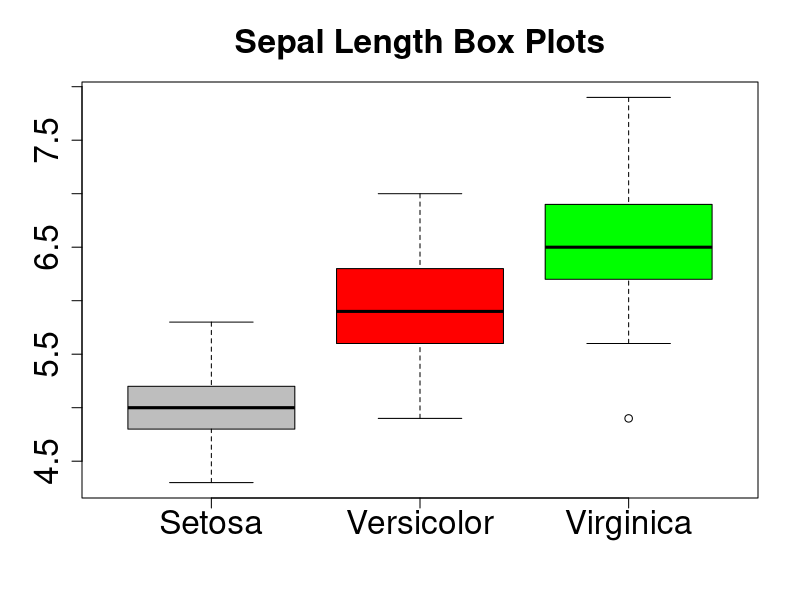
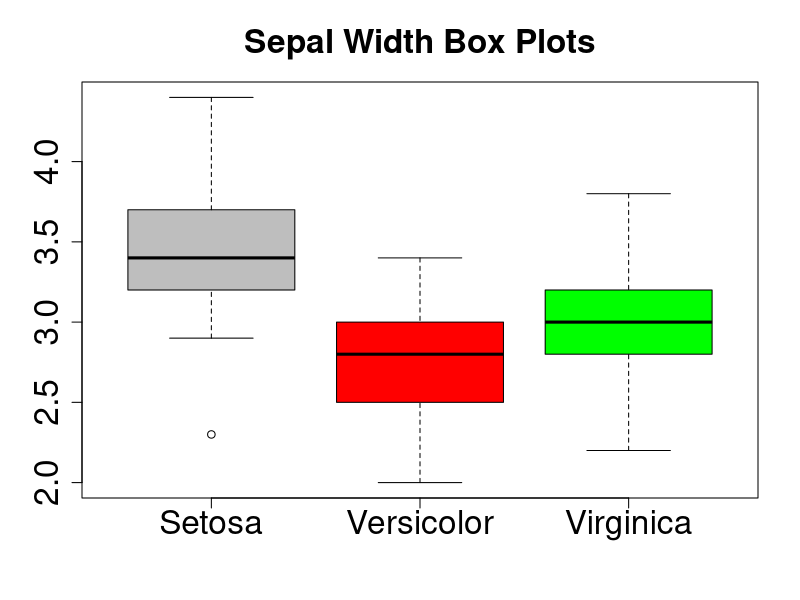
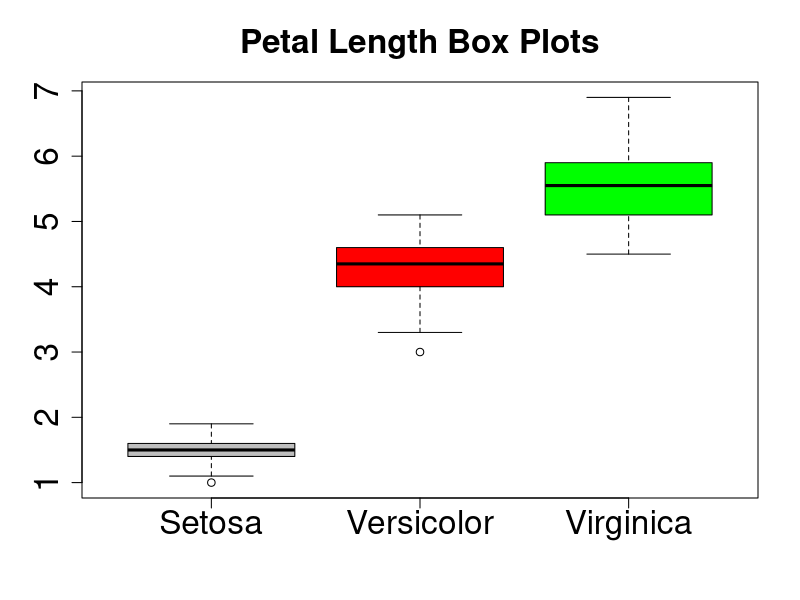
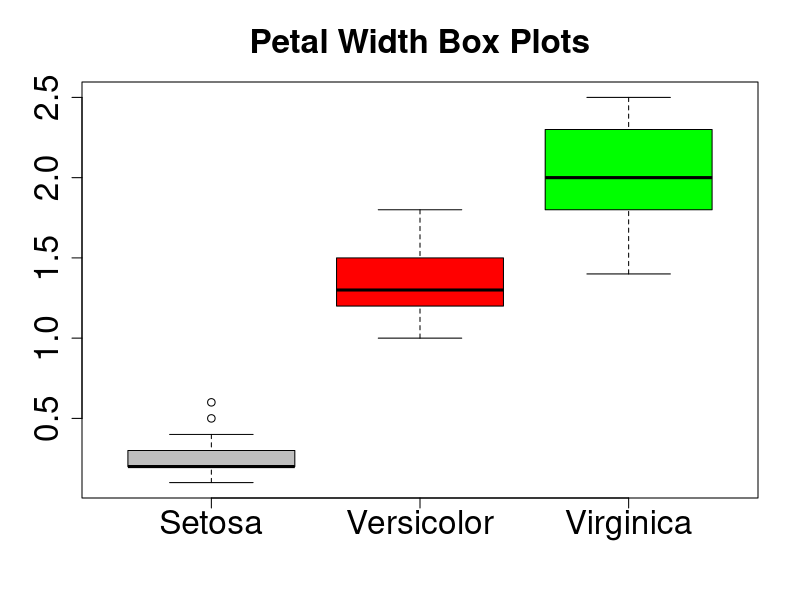

The R source for these figures, in order:


 # Multi-graph per boxplot explaination: 
 # https://www.geeksforgeeks.org/plot-multiple-boxplots-in-one-graph-in-r/


# for multiple data plots, the data needs to be "framed"
# I believe that means we take 3 sets of data and just
# staple them together in a special way.
# From the looks of it, the data is already organised in a useful way

# step 1: load data,
data(iris)

## step 1.5: Prepare colors
colors <- c("grey", "red", "green") ## the c is needed

# step 2: chop up data and reformat it so we can use it
  # it seems the easiest way to do this is to manually extract the arrays
  # first grab subest for flower, then grab the (column?) for sepal length
SLenData <- data.frame (
  Setosa = subset(iris, Species ==     "setosa")$Sepal.Length,   
  ## sepal lengths for Iris Setosa
  Versicolor = subset(iris, Species == "versicolor")$Sepal.Length,  
  ## S-lengths for Iris Versicolor
  Virginica = subset(iris, Species == "virginica")$Sepal.Length
  ## S-lengths for Iris Virginica
)
# step 3: now that we have 3 data sets in one, box it!
boxplot(SLenData, col = colors, main = "Sepal Length Box Plots", cex.lab = 2, cex.main = 2, cex.axis = 2)

## now repeat 3 more times

############### SEPAL WIDTH
SWidthData <- data.frame (
  Setosa = subset(iris, Species ==     "setosa")$Sepal.Width,   
  ## sepal width for Iris Setosa
  Versicolor = subset(iris, Species == "versicolor")$Sepal.Width,  
  ## S-width for Iris Versicolor
  Virginica = subset(iris, Species == "virginica")$Sepal.Width
  ## S-width for Iris Virginica
)
boxplot(SWidthData, col = colors, main = "Sepal Width Box Plots", cex.lab = 2, cex.main = 2, cex.axis = 2)


################## now for petal length
PLenData <- data.frame (
  Setosa = subset(iris, Species ==     "setosa")$Petal.Length,   
  ## petal length for Iris Setosa
  Versicolor = subset(iris, Species == "versicolor")$Petal.Length,  
  ## P-Length for Iris Versicolor
  Virginica = subset(iris, Species == "virginica")$Petal.Length
  ## P-Length for Iris Virginica
)
boxplot(PLenData, col = colors, main = "Petal Length Box Plots", cex.lab = 2, cex.main = 2, cex.axis = 2)


####### petal width
PWidthData <- data.frame (
  Setosa = subset(iris, Species ==     "setosa")$Petal.Width,   
  ## Petal width for Iris Setosa
  Versicolor = subset(iris, Species == "versicolor")$Petal.Width,  
  ## P-width for Iris Versicolor
  Virginica = subset(iris, Species == "virginica")$Petal.Width
  ## P-width for Iris Virginica
)
boxplot(PWidthData, col = colors, main = "Petal Width Box Plots", cex.lab = 2, cex.main = 2, cex.axis = 2)


